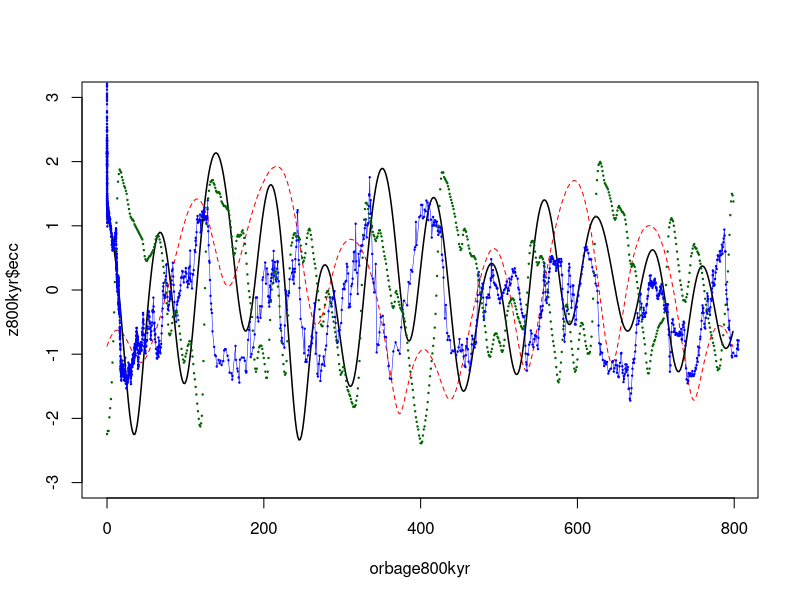
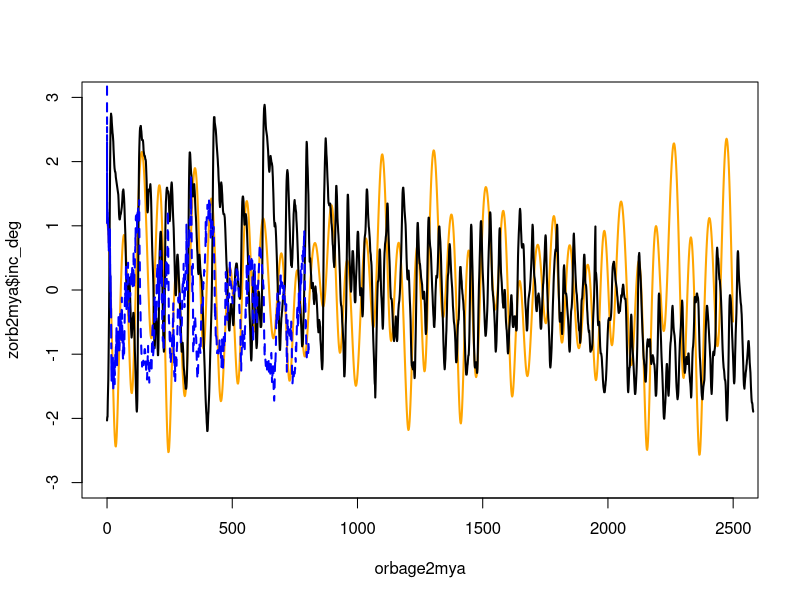
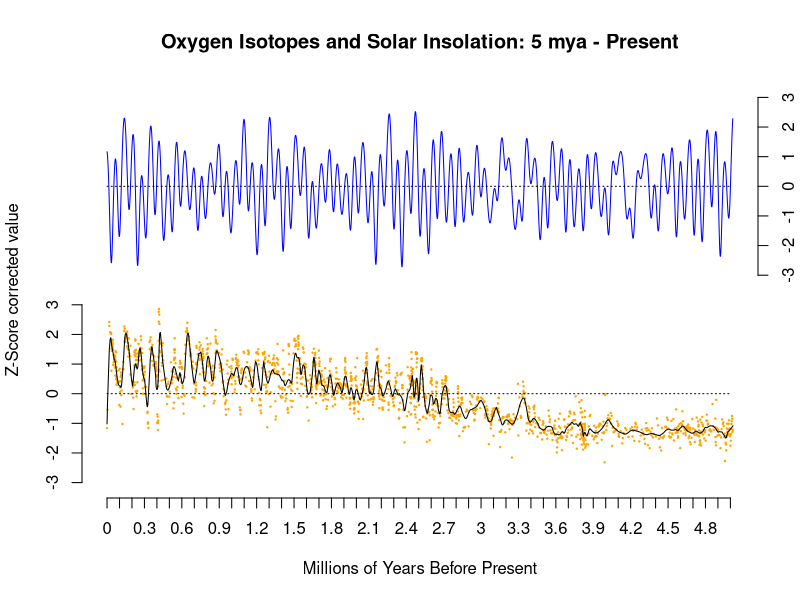

Generate these figures, in order, with R:
#These are some plots I made while putting some data together for Week 11 lecture on paleoclimates and human evolution in Africa.
#My goals here were to compare some insolation models with CO2 concentrations and marine isotope data and make some visuals for my class to help think about what's going on in the Pliocene-Pleistocene, especially as it relates to human evolution.
#Maybe someday I'll put some fossil age ranges in here and get fancy.

#Datsets and sources:

#Everything is sourced from the NOAA paleo data archive at: https://www.ncdc.noaa.gov/paleo-search/?dataTypeId=14

#C02 - Zeebe, Richard E., and Lucas J. Lourens. 2019. “Solar System Chaos and the Paleocene–Eocene Boundary Age Constrained by Geology and Astronomy.” Science 365 (6456): 926–29. https://doi.org/10.1126/scie

#Orbital model - Zeebe, Richard E., and Lucas J. Lourens. 2019. “Solar System Chaos and the Paleocene–Eocene Boundary Age Constrained by Geology and Astronomy.” Science 365 (6456): 926–29. https://doi.org/10.1126/science.aax0612.

#dO16 - Huybers, P.  2006. Pleistocene Depth-derived Age Model and Composite d18O Record. IGBP PAGES/World Data Center for Paleoclimatology Data Contribution Series # 2006-075.NOAA/NCDC Paleoclimatology Program, Boulder CO, USA.

#ODP Marine core O isotope record - Lüthi, Dieter, Martine Le Floch, Bernhard Bereiter, Thomas Blunier, Jean-Marc Barnola, Urs Siegenthaler, Dominique Raynaud, et al. 2008. “High-Resolution Carbon Dioxide Concentration Record 650,000–800,000 Years before Present.” Nature 453 (7193): 379–82. https://doi.org/10.1038/nature06949.

#We're going to need to use the z-score function to fit these different measurements on the same scale. 

zscore<-function(y1) {
  n1 <- mean(y1)
  n2 <- sd(y1)
  zscore <- (y1-n1)/n2
  zscore
}

#This is a stack of read.table read.csv commands to pull these different datasets. If you open the original datasets, you might notice that some are comma delimited and other tab delimited.
#Commands reflect format of file..

CO2 = read.csv("data/CO2.csv",header=TRUE)
orbital = read.table("data/orbital.txt",header=TRUE,sep="")
dO16 = read.table("data/dO16.txt",header=TRUE,sep="")
odp1143 = read.table("data/odp1143-tab.txt",header=TRUE,sep="")

#odp1143 record includes -999 values for NA, just exclude them since trying to plot NA causes errors.

odp1143 =odp1143[odp1143$d18Oc.wuell>-200,]
odp1143=odp1143[odp1143$d13Cc.wuell>-200,]

#For the first plot, I thought I would zoom in on the Pleistocene. 

#At the moment I'm short on time and don't want to find another record, so the CO2 data is limited to the last 800kyr. 
#So let's make these roughly the same length by trimming the orbital data.

kyr800=orbital[orbital$age_kyr<800,]
kyr800O16=dO16[dO16$Age<800,]
myr25=orbital[orbital$age_kyr<2500,]

#Need to set these on a common scale for comparison using zscore.

z800kyr = as.data.frame(apply(kyr800, 2, zscore))

zCO2 = as.data.frame(apply(CO2,2,zscore))

zdO16_800kyr = as.data.frame(apply(kyr800O16,2,zscore))

#Plotting is easier if we grab the ages separately and reckon both as kyr. This sets up the 800kyr data. 

CO2age=CO2$Gasage..yr.BP./1000

orbage800kyr=kyr800$age_kyr

dO16age800kyr=kyr800O16$Age

#Flat stacked plot of CO2, orbital eccentricty, and the angle of Earth's axis over the last 800kyr. This is ugly. Perhaps someone else cuold make it more attractive by changing the plotting options.

plot(orbage800kyr,z800kyr$ecc,type="l",lty=2,col="red", ylim=c(-3,3))

lines(orbage800kyr,z800kyr$inc_deg,lty=1,col="black",lwd=1.5)

points(CO2age,zCO2$CO2..ppmv.,pch=19,col="blue",cex=0.2)

lines(CO2age,zCO2$CO2..ppmv.,lty=1,col="blue",lwd=0.5)

points(dO16age800kyr,zdO16_800kyr$all_Recs,pch=19,col="dark green",cex=0.2)

# Time to move on to stacked plots of Marine oxygen isotopes and orbital eccentricity.

#We need to grab new ages and zscores for this. 
#Ages

orbage2mya = myr25$age_kyr
dO162mya = dO16$Age

#Zscores

zorb2mya=as.data.frame(apply(myr25,2,zscore))
zdO162mya=as.data.frame(apply(dO16,2,zscore))

#Plots

plot(orbage2mya,
     zorb2mya$inc_deg,
     type="l",
     lty=1,
     col="orange",
     ylim=c(-3,3),
     lwd=2)



lines(dO162mya,zdO162mya$all_Recs,lty=1,col="black",lwd=2)
lines(CO2age,zCO2$CO2..ppmv.,lty=2,col="blue",lwd=2)

#Had a minor breakthrough. Can smooth the lines with loess() by running it against time, then using predict() to create smoothed curve.
#Let's just use the odp1134 data and orbital data, since that's simplest.
#Use zscores to set the datasets on the same scale, then smooth them.

orbital=read.table("data/orbital.txt",header=TRUE,sep="")
odp1143=read.table("data/odp1143-tab.txt",header=TRUE,sep="")

#odp1143 record includes -999 values for NA, just exclude them since trying to plot NA fucks shit up.

odp1143=odp1143[odp1143$d18Oc.wuell>-200,]
odp1143=odp1143[odp1143$d13Cc.wuell>-200,]

#orbital data is 10myr at kyr, while odp is 5.6-ish myr at yr BP so let's set the time axis to kyr and cut orbital down to the max date from the odp record.

odpKyr=odp1143$yrBP/1000
odp1143=cbind(odp1143,odpKyr)
orb5myr=orbital[orbital$age_kyr<(max(odp1143$odpKyr)),]

#Make orbital age object to go with odpKyr, for plotting.

orbKyr=orb5myr$age_kyr

#zscores

zorb5mya=as.data.frame(apply(orb5myr,2,zscore))
zodp=as.data.frame(apply(odp1143,2,zscore))

#Loess smoothing and prediction object for isotopes.

lodpz = loess(zodp$d18Oc.wuell~odpKyr,span=0.02) #Loess smoothing
prodpz=predict(lodpz)

#To make plotting easier, grab rounded down/up min and max values.

minODP=floor(min(zodp$d18Oc.wuell))

maxODP=ceiling(max(zodp$d18Oc.wuell))

minORB=floor(min(zorb5mya$inc_deg)) #bad job, chris, these are confusing object names.

maxORB=ceiling(max(zorb5mya$inc_deg))

#Plot w/offset between different variables.

plot(odpKyr,
     zodp$d18Oc.wuell,
     col="orange",
     axes=FALSE,
     ann=FALSE,
     ylim=c(minODP,(1+maxORB+abs(minODP)+maxODP)),
     pch=19,
     cex=0.2)

lines(odpKyr,prodpz,lwd=1)

lines(orbKyr, zorb5mya$inc_deg+(1+maxODP+(-1*minODP)),col="blue")

#Adding axes manually.

axis(1,0:50*100,labels=seq(0,5,0.1),cex=0.8)
axis(2,minODP:maxODP,labels=c(minODP:maxODP),cex=0.8)
axis(4,(minORB:maxORB)+(1+maxODP-minODP),labels =c(minORB:maxORB),cex=0.8)
lines(c(0,5000),c(0,0),lty=3)
lines(c(0,5000),c(7,7),lty=3)
title(main="Oxygen Isotopes and Solar Insolation: 5 mya - Present")
title(ylab="Z-Score corrected value",cex=0.8)
title(xlab="Millions of Years Before Present",cex=0.5)

#Here's the final plot, nicely showing turnover in marine oxygen isotope levels as major parts of Pleistocene glacial-interglacial oscillations set in. 


